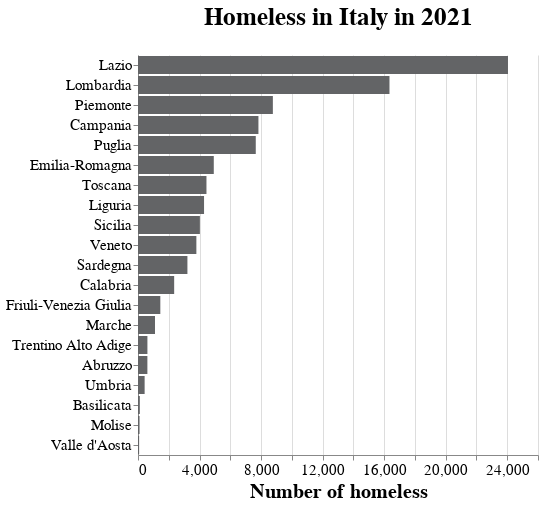

Source (notebook cell):
### Markdown cell above
# Focus on the key message

### Code cell
df_tot['Territory'] = df_tot['Territory'].str.replace('Trentino-Alto Adige/Südtirol','Trentino Alto Adige')

chart = alt.Chart(df_tot).mark_bar(color=color).encode(
    y = alt.Y('Territory:N', sort='-x', axis=alt.Axis(title='')),
    x = alt.X('Value:Q', axis=alt.Axis(title='Number of homeless')),
   
).properties(title='Homeless in Italy in 2021')

configure_layout(chart)

### Figure 1 — Vega-Lite specification as saved in the notebook (floating-point values rounded to 4 significant figures)
{"config": {"view": {"continuousWidth": 400, "continuousHeight": 300, "strokeWidth": 0}, "axis": {"labelFontSize": 15, "titleFontSize": 20}, "legend": {"labelFontSize": 15, "titleFontSize": 20}, "title": {"fontSize": 25, "offset": 25}}, "data": {"name": "data-e1f042bb29ef9eb76753dfceac8823e4"}, "mark": {"type": "bar", "color": "#636466"}, "encoding": {"x": {"axis": {"title": "Number of homeless"}, "field": "Value", "type": "quantitative"}, "y": {"axis": {"title": ""}, "field": "Territory", "sort": "-x", "type": "nominal"}}, "title": "Homeless in Italy in 2021", "$schema": "https://vega.github.io/schema/vega-lite/v4.17.0.json", "datasets": {"data-e1f042bb29ef9eb76753dfceac8823e4": [{"ITTER107": "ITC1", "Territory": "Piemonte", "Sex": "T", "Age": "TOTAL", "Citizenship": "TOTAL", "Value": 8766}, {"ITTER107": "ITC2", "Territory": "Valle d'Aosta", "Sex": "T", "Age": "TOTAL", "Citizenship": "TOTAL", "Value": 73}, {"ITTER107": "ITC3", "Territory": "Liguria", "Sex": "T", "Age": "TOTAL", "Citizenship": "TOTAL", "Value": 4293}, {"ITTER107": "ITC4", "Territory": "Lombardia", "Sex": "T", "Age": "TOTAL", "Citizenship": "TOTAL", "Value": 16346}, {"ITTER107": "ITDA", "Territory": "Trentino Alto Adige", "Sex": "T", "Age": "TOTAL", "Citizenship": "TOTAL", "Value": 612}, {"ITTER107": "ITD3", "Territory": "Veneto", "Sex": "T", "Age": "TOTAL", "Citizenship": "TOTAL", "Value": 3794}, {"ITTER107": "ITD4", "Territory": "Friuli-Venezia Giulia", "Sex": "T", "Age": "TOTAL", "Citizenship": "TOTAL", "Value": 1451}, {"ITTER107": "ITD5", "Territory": "Emilia-Romagna", "Sex": "T", "Age": "TOTAL", "Citizenship": "TOTAL", "Value": 4926}, {"ITTER107": "ITE1", "Territory": "Toscana", "Sex": "T", "Age": "TOTAL", "Citizenship": "TOTAL", "Value": 4450}, {"ITTER107": "ITE2", "Territory": "Umbria", "Sex": "T", "Age": "TOTAL", "Citizenship": "TOTAL", "Value": 431}, {"ITTER107": "ITE3", "Territory": "Marche", "Sex": "T", "Age": "TOTAL", "Citizenship": "TOTAL", "Value": 1107}, {"ITTER107": "ITE4", "Territory": "Lazio", "Sex": "T", "Age": "TOTAL", "Citizenship": "TOTAL", "Value": 24049}, {"ITTER107": "ITF1", "Territory": "Abruzzo", "Sex": "T", "Age": "TOTAL", "Citizenship": "TOTAL", "Value": 610}, {"ITTER107": "ITF2", "Territory": "Molise", "Sex": "T", "Age": "TOTAL", "Citizenship": "TOTAL", "Value": 101}, {"ITTER107": "ITF3", "Territory": "Campania", "Sex": "T", "Age": "TOTAL", "Citizenship": "TOTAL", "Value": 7828}, {"ITTER107": "ITF4", "Territory": "Puglia", "Sex": "T", "Age": "TOTAL", "Citizenship": "TOTAL", "Value": 7655}, {"ITTER107": "ITF5", "Territory": "Basilicata", "Sex": "T", "Age": "TOTAL", "Citizenship": "TOTAL", "Value": 119}, {"ITTER107": "ITF6", "Territory": "Calabria", "Sex": "T", "Age": "TOTAL", "Citizenship": "TOTAL", "Value": 2351}, {"ITTER107": "ITG1", "Territory": "Sicilia", "Sex": "T", "Age": "TOTAL", "Citizenship": "TOTAL", "Value": 4023}, {"ITTER107": "ITG2", "Territory": "Sardegna", "Sex": "T", "Age": "TOTAL", "Citizenship": "TOTAL", "Value": 3212}]}}
